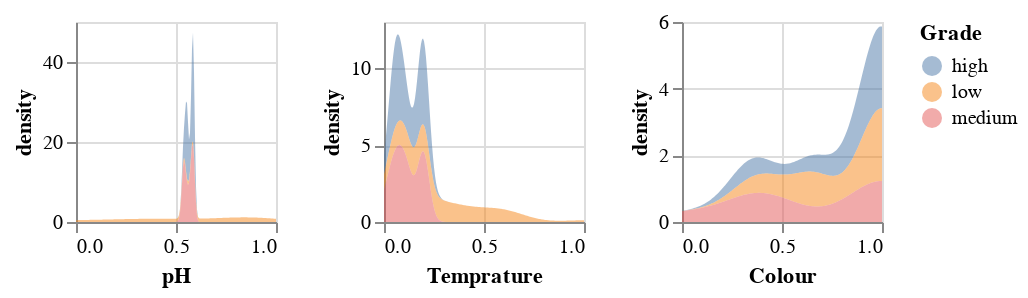

Here is the notebook cell this chart was saved with:
### Code cell
ph_plot = alt.Chart(normalize_data).transform_density("pH", as_=["pH", "density"], groupby=["Grade"],extent=[0, 1] ).mark_area(opacity=0.5).encode(
    x=alt.X("pH:Q"),
    y="density:Q",
    color="Grade:N"
).properties(height=100,width=100)
tem_plot = alt.Chart(normalize_data).transform_density("Temprature", as_=["Temprature", "density"], groupby=["Grade"],extent=[0, 1] ).mark_area(opacity=0.5).encode(
    x=alt.X("Temprature:Q"),
    y="density:Q",
    color=alt.Color("Grade:N")
).properties(height=100,width=100)
col_plot = alt.Chart(normalize_data).transform_density("Colour", as_=["Colour", "density"], groupby=["Grade"],extent=[0, 1] ).mark_area(opacity=0.5).encode(
    x=alt.X("Colour:Q"),
    y="density:Q",
    color=alt.Color("Grade:N")
).properties(height=100,width=100)
ph_plot | tem_plot | col_plot

### Figure 1 — Vega-Lite specification as saved in the notebook (floating-point values rounded to 4 significant figures; data arrays with more than 128 entries replaced by an {"elided": "..."} marker saying what was removed)
{"config": {"view": {"continuousWidth": 300, "continuousHeight": 300}}, "hconcat": [{"mark": {"type": "area", "opacity": 0.5}, "encoding": {"color": {"field": "Grade", "type": "nominal"}, "x": {"field": "pH", "type": "quantitative"}, "y": {"field": "density", "type": "quantitative"}}, "height": 100, "transform": [{"density": "pH", "extent": [0, 1], "groupby": ["Grade"], "as": ["pH", "density"]}], "width": 100}, {"mark": {"type": "area", "opacity": 0.5}, "encoding": {"color": {"field": "Grade", "type": "nominal"}, "x": {"field": "Temprature", "type": "quantitative"}, "y": {"field": "density", "type": "quantitative"}}, "height": 100, "transform": [{"density": "Temprature", "extent": [0, 1], "groupby": ["Grade"], "as": ["Temprature", "density"]}], "width": 100}, {"mark": {"type": "area", "opacity": 0.5}, "encoding": {"color": {"field": "Grade", "type": "nominal"}, "x": {"field": "Colour", "type": "quantitative"}, "y": {"field": "density", "type": "quantitative"}}, "height": 100, "transform": [{"density": "Colour", "extent": [0, 1], "groupby": ["Grade"], "as": ["Colour", "density"]}], "width": 100}], "data": {"name": "data-a64eca7464c9688df7eb0177e28e28c2"}, "$schema": "https://vega.github.io/schema/vega-lite/v5.8.0.json", "datasets": {"data-a64eca7464c9688df7eb0177e28e28c2": {"elided": "212 records"}}}
